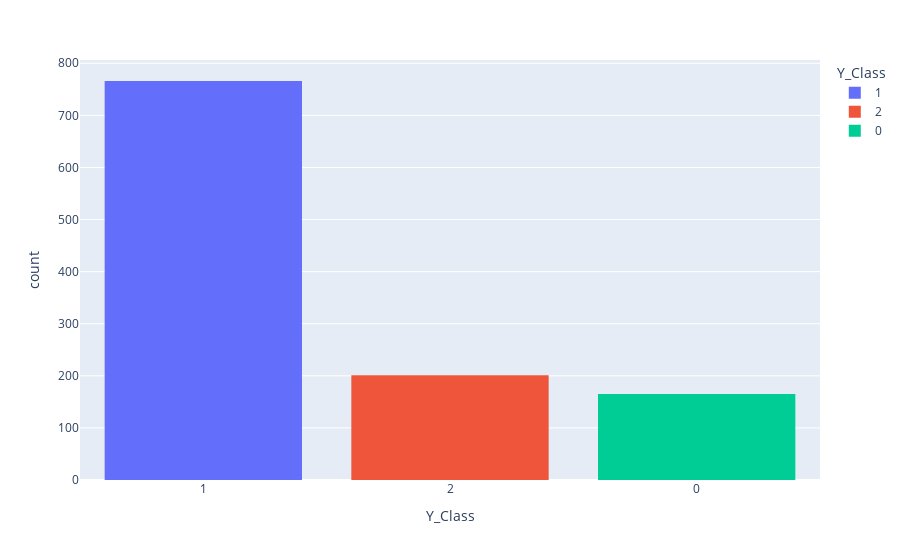

Notebook code for this chart:
### Code cell
fig = px.histogram(data, x="Y_Class", color="Y_Class")
fig.show()

### Figure 1 — Plotly figure (JSON) as saved in the notebook; plotly's stock layout.template omitted (floating-point values rounded to 4 significant figures; data arrays with more than 128 entries replaced by an {"elided": "..."} marker saying what was removed)
{"data": [{"alignmentgroup": "True", "bingroup": "x", "hovertemplate": "Y_Class=%{x}<br>count=%{y}<extra></extra>", "legendgroup": "1", "marker": {"color": "#636efa", "pattern": {"shape": ""}}, "name": "1", "offsetgroup": "1", "orientation": "v", "showlegend": true, "type": "histogram", "x": {"elided": "766 str values"}, "xaxis": "x", "yaxis": "y"}, {"alignmentgroup": "True", "bingroup": "x", "hovertemplate": "Y_Class=%{x}<br>count=%{y}<extra></extra>", "legendgroup": "2", "marker": {"color": "#EF553B", "pattern": {"shape": ""}}, "name": "2", "offsetgroup": "2", "orientation": "v", "showlegend": true, "type": "histogram", "x": {"elided": "201 str values"}, "xaxis": "x", "yaxis": "y"}, {"alignmentgroup": "True", "bingroup": "x", "hovertemplate": "Y_Class=%{x}<br>count=%{y}<extra></extra>", "legendgroup": "0", "marker": {"color": "#00cc96", "pattern": {"shape": ""}}, "name": "0", "offsetgroup": "0", "orientation": "v", "showlegend": true, "type": "histogram", "x": {"elided": "165 str values"}, "xaxis": "x", "yaxis": "y"}], "layout": {"autosize": true, "barmode": "relative", "legend": {"title": {"text": "Y_Class"}, "tracegroupgap": 0}, "margin": {"t": 60}, "xaxis": {"anchor": "y", "autorange": true, "categoryarray": ["1", "2", "0"], "categoryorder": "array", "domain": [0, 1], "range": [-0.5, 2.5], "title": {"text": "Y_Class"}, "type": "category"}, "yaxis": {"anchor": "x", "autorange": true, "domain": [0, 1], "range": [0, 806.3], "title": {"text": "count"}}}}
